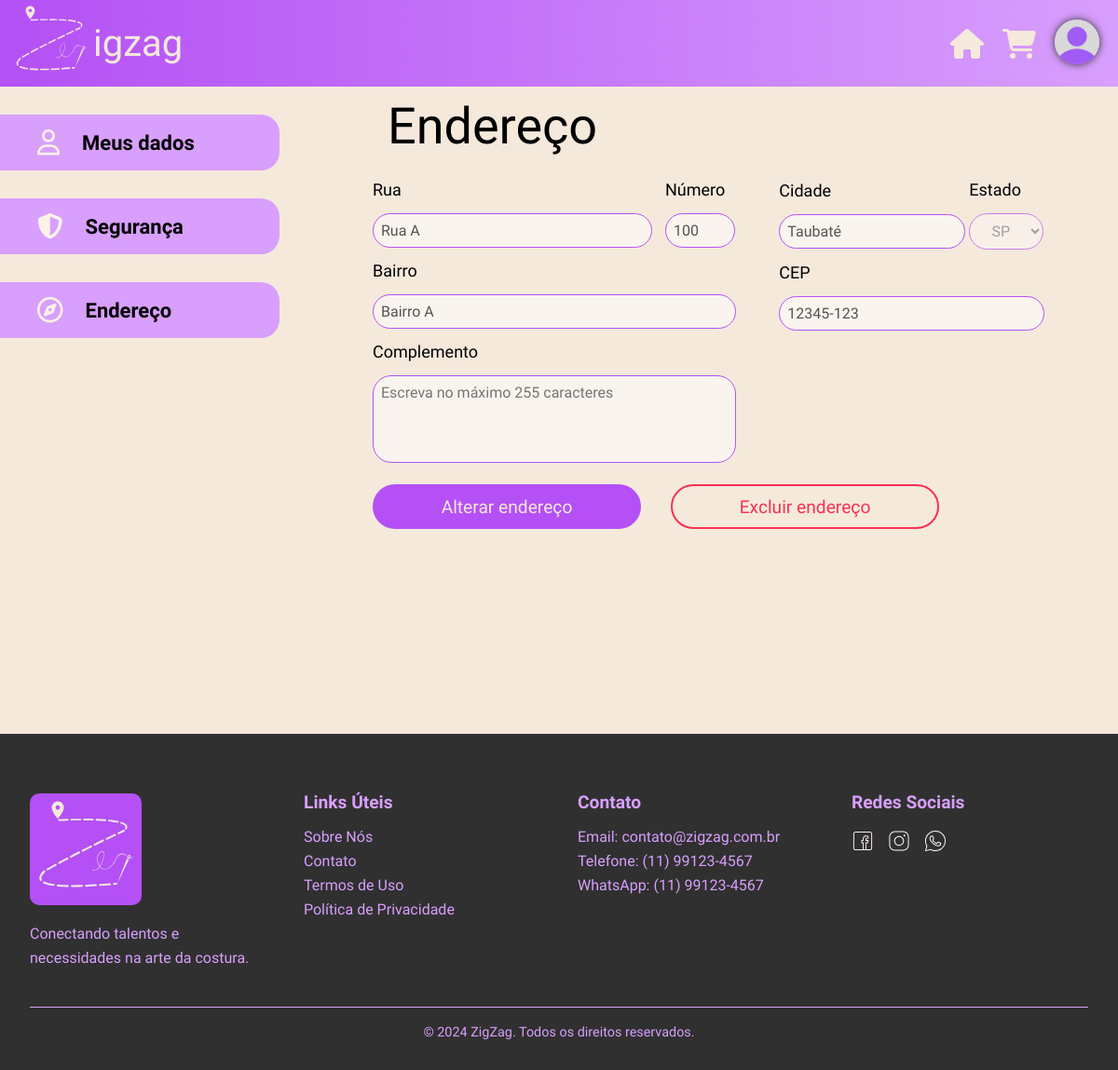
/cliente/endereco/detalhes?id=1 (signed in), run on the app's committed database.
### tables this page shows
CREATE TABLE IF NOT EXISTS tbl_endereco_cliente
(
    end_id integer NOT NULL PRIMARY KEY AUTO_INCREMENT,

    end_rua varchar(64),
    end_bairro varchar(32),
    end_numero int,
    end_complemento tinytext,
    end_cidade varchar(32),
    end_estado varchar(2),
    end_cep int,

    cli_id integer NOT NULL,
    FOREIGN KEY (cli_id) 
    REFERENCES tbl_cliente(cli_id)
    ON DELETE CASCADE

);

### web/cliente/bancoEndereco.php (called while the page is built, shortened)
<?php
function buscarEnderecoUnico($conexao, $end_id)
{
    $queryEnderecos = "SELECT end_id, end_rua, end_bairro, end_numero, end_complemento, end_cidade, end_estado, end_cep, cli_id
        FROM tbl_endereco_cliente
        WHERE end_id = $end_id";
    $resultadoEnderecos = mysqli_query($conexao, $queryEnderecos);
    if ($resultadoEnderecos) {
        return mysqli_fetch_array($resultadoEnderecos, MYSQLI_ASSOC);
    } else {
        return false;
    }
}

### web/cliente/endereco/detalhes/index.php (the view, shortened to what this page needs)
<!DOCTYPE html>
<html lang="pt-br">
<head>
  <link rel="stylesheet" href="../endereco.css" />
  <link rel="stylesheet" href="https://unpkg.com/leaflet@1.9.4/dist/leaflet.css" />
  <?php
  require_once '../../../conexao.php';
  require_once '../../bancoEndereco.php';
  $dados_endereco_unico = buscarEnderecoUnico($conexao, $_GET["id"]);
  ?>
</head>
<body>
  <header class="top">
    <a href="../../index.php"><img class="logo_header" src="../../../assets/svg/logo.svg" width="90" height="90"
        alt="Logo ZigZag" /></a>
    <p class="zigzag_txt">igzag</p>
    <nav class="nav_header">
    </nav>
    <a class="icon" href="../../"><i class="fa-solid fa-house fa-2x"></i></a>
    <a class="icon" href="../"><i class="fa-solid fa-cart-shopping fa-2x"></i></a>
    <a class="icon" href="../../perfil/">
      <img class="icon_img_perfil" src="../../../assets/uploads/profilepictures/<?php echo $_SESSION["cli_perfil"]; ?>"
        alt="Foto de perfil" />
    </a>
  </header>
  <div class="secoes">
    <div class="paginas">
      <ul>
        <a href="../../perfil/" class="choice">
          <li><i class="fa-regular fa-user fa-lg" style="color: #fdf2e6"></i>Meus dados</li>
        </a>
        <a href="../../seguranca/" class="choice">
          <li><i class="fa-solid fa-shield-halved fa-lg" style="color: #fdf2e6;"></i>Segurança</li>
        </a>
        <a href="../" class="choice">
          <li><i class="fa-regular fa-compass fa-lg" style="color: #fdf2e6"></i>Endereço</li>
        </a>
      </ul>
    </div>
    <form class="informacoes" method="POST" action="alterarEnderecoDetalhes.php">
      <p class="title">Endereço</p>
      <div class="endereco_grid">
        <div class="info_endereco">
          <div class="dado_endereco">
            <p class="label">Rua</p>
            <input name="txtRua" type="text" id="rua" class="input"
              value="<?php echo $dados_endereco_unico["end_rua"]; ?>" disabled />
          </div>
          <div class="dado_endereco">
            <p class="label">Número</p>
            <input name="txtNumero" type="text" id="numero" class="input"
              value="<?php echo $dados_endereco_unico["end_numero"]; ?>" placeholder="123" disabled />
          </div>
          <p class="label">Bairro</p>
          <input name="txtBairro" type="text" id="bairro" class="input"
            value="<?php echo $dados_endereco_unico["end_bairro"]; ?>" disabled />
          <p class="label">Complemento</p>
          <textarea name="txtComplemento" id="complemento" class="input" rows="4" placeholder="Escreva no máximo 255 caracteres" disabled><?php echo $dados_endereco_unico["end_complemento"]; ?></textarea>
        </div>
        <div class="info_endereco_dois">
          <div class="dado_endereco">
            <p class="label">Cidade</p>
            <input type="text" name="txtCidade" id="cidade" class="input"
              value="<?php echo $dados_endereco_unico["end_cidade"]; ?>" disabled />
          </div>
          <div class="dado_endereco">
            <p class="label">Estado</p>
            <select name="txtEstado" id="estado" class="input" disabled>
              <?php
              $listaDosEstados = ["AC", "AL", "AP", "AM", "BA", "CE", "DF", "ES", "GO", "MA", "MT", "MS", "MG", "PA", "PB", "PR", "PE", "PI", "RJ", "RN", "RS", "RO", "RR", "SC", "SP", "SE", "TO"];
              for ($i=0; $i < 27; $i++) {
                echo "<option value=\"$listaDosEstados[$i]\"";
                if ($dados_endereco_unico["end_estado"] == $listaDosEstados[$i]) {
                  echo " selected ";
                }
                echo ">$listaDosEstados[$i]</option>\n";
              }
              ?>
            </select>
          </div>
          <p class="label">CEP</p>
          <input type="text" name="txtCEP" id="cep" class="input"
            value="<?php echo $dados_endereco_unico["end_cep"]; ?>" placeholder="00000-00" disabled />
        </div>
      </div>
      <div class="box_botoes">
        <div>
          <input id="btnAlterar" class="btn" type="button" value="Alterar endereço">
        </div>
        <input id="btnExcluir" type="button" class="btn-excluir" value="Excluir endereço">
      </div>
    </form>
  </div>
  <footer class="footer">
    <div class="container">
      <div class="footer-content">
        <div class="footer-section">
          <img src="../../../assets/svg/logo.svg" alt="ZigZag Logo" class="footer-logo" />
          <p>Conectando talentos e necessidades na arte da costura.</p>
        </div>
        <div class="footer-section">
          <h3>Links Úteis</h3>
          <ul>
            <li><a href="sobre.html">Sobre Nós</a></li>
            <li><a href="contato.html">Contato</a></li>
            <li><a href="termos.html">Termos de Uso</a></li>
            <li><a href="privacidade.html">Política de Privacidade</a></li>
          </ul>
        </div>
        <div class="footer-section">
          <h3>Contato</h3>
          <ul>
            <li>Email: contato@zigzag.com.br</li>
            <li>Telefone: (11) 99123-4567</li>
            <li>WhatsApp: (11) 99123-4567</li>
          </ul>
        </div>
        <div class="footer-section">
          <h3>Redes Sociais</h3>
          <div class="social-links">
            <a href="#"><img src="../../../assets/svg/facebook.svg" alt="Facebook" /></a>
            <a href="https://www.instagram.com/zigzag_ltda"><img src="../../../assets/svg/instagram.svg"
                alt="Instagram" /></a>
            <a href="#"><img src="../../../assets/svg/whatsapp.svg" alt="WhatsApp" /></a>
          </div>
        </div>
      </div>
      <div class="footer-bottom">
        <p>&copy; 2024 ZigZag. Todos os direitos reservados.</p>
      </div>
    </div>
  </footer>
</body>
</html>

### web/cliente/endereco/endereco.css (style rules this page uses)
* { margin: 0; padding: 0; border: 0; font-size: 100%; font-family: "Iansui", cursive; cursor: default; box-sizing: border-box; vertical-align: baseline; }
article, aside, details, figcaption, figure, footer, header, hgroup, menu, nav, section { display: block; }
:root { --vermelho-erro: #f73151; --roxo-principal: #b450f5; --roxo-claro: #d89ffd; --roxo-mais-claro: #e7cef6; --preto: #303030; --cinza-escuro: #545454; --cinza: #a6a6a6; --bege: #f5e9dc; --bege-claro: #f5e9db; --amarelo: #edbd44; --mobile-pequeno: 320px; --mobile-normal: 480px; --tablet: 768px; --notebook: 1024px; --desktop: 1280px; --ultra-wide: 1440px; }
html, body { width: 100%; position: relative; }
body { line-height: 1; background-color: var(--bege); overflow-x: hidden; }
ol, ul { list-style: none; }
.top { background: linear-gradient(90deg, var(--roxo-principal), var(--roxo-claro)); width: 100%; display: flex; box-sizing: border-box; }
.nav_header { width: 100%; display: flex; justify-content: space-around; align-items: center; flex-wrap: wrap; padding: 0 10px; box-sizing: border-box; }
.zigzag_txt { color: #f5e9db; font-family: "Iansui"; font-size: 40px; align-self: center; }
.logo_header { cursor: pointer; margin-left: 10px; transition: all 0.3s ease; }
.icon { align-self: center; padding-right: 20px; color: #f5e9db; transition: all 0.3s ease; }
.icon::after { content: ""; position: absolute; width: 0; height: 2px; left: 50%; bottom: 0; background-color: var(--bege-claro); transition: all 1s ease; transform: translateX(-50%); }
.icon_img_perfil { width: 48px; height: 48px; border-radius: 100%; justify-content: center; box-shadow: #303030 0px 0px 8px; }
.footer { width: 100%; background-color: var(--preto); padding: 4rem 0 2rem; margin-top: 200px; }
.footer-logo { background-color: var(--roxo-principal); border-radius: 10px; transition: all 0.3s ease; }
.footer .container { max-width: 1200px; margin: 0 auto; padding: 0 2rem; }
.footer-content { display: grid; grid-template-columns: repeat(4, 1fr); gap: 40px; margin-bottom: 40px; }
.footer-section h3 { color: var(--roxo-claro); margin-bottom: 20px; font-size: 1.2em; }
.footer-logo { width: 120px; margin-bottom: 15px; }
.footer-section p { color: var(--roxo-claro); line-height: 1.6; }
.footer-section ul { list-style: none; padding: 0; color: var(--roxo-claro); }
.footer-section ul li { margin-bottom: 10px; }
.footer-section ul li a { color: var(--roxo); text-decoration: none; transition: color 0.3s ease; cursor: pointer; }
.social-links { display: flex; gap: 15px; }
.social-links img { width: 24px; height: 24px; transition: transform 0.3s ease; cursor: pointer; }
.footer-bottom { text-align: center; padding-top: 20px; border-top: 1px solid var(--roxo-claro); }
.footer-bottom p { color: var(--roxo-claro); font-size: 0.9em; }

### data on the page
tbl_endereco_cliente: txtRua "Rua A", txtNumero "100", txtBairro "Bairro A", txtCidade "Taubaté", txtEstado "SP", txtCEP "12345-123"
